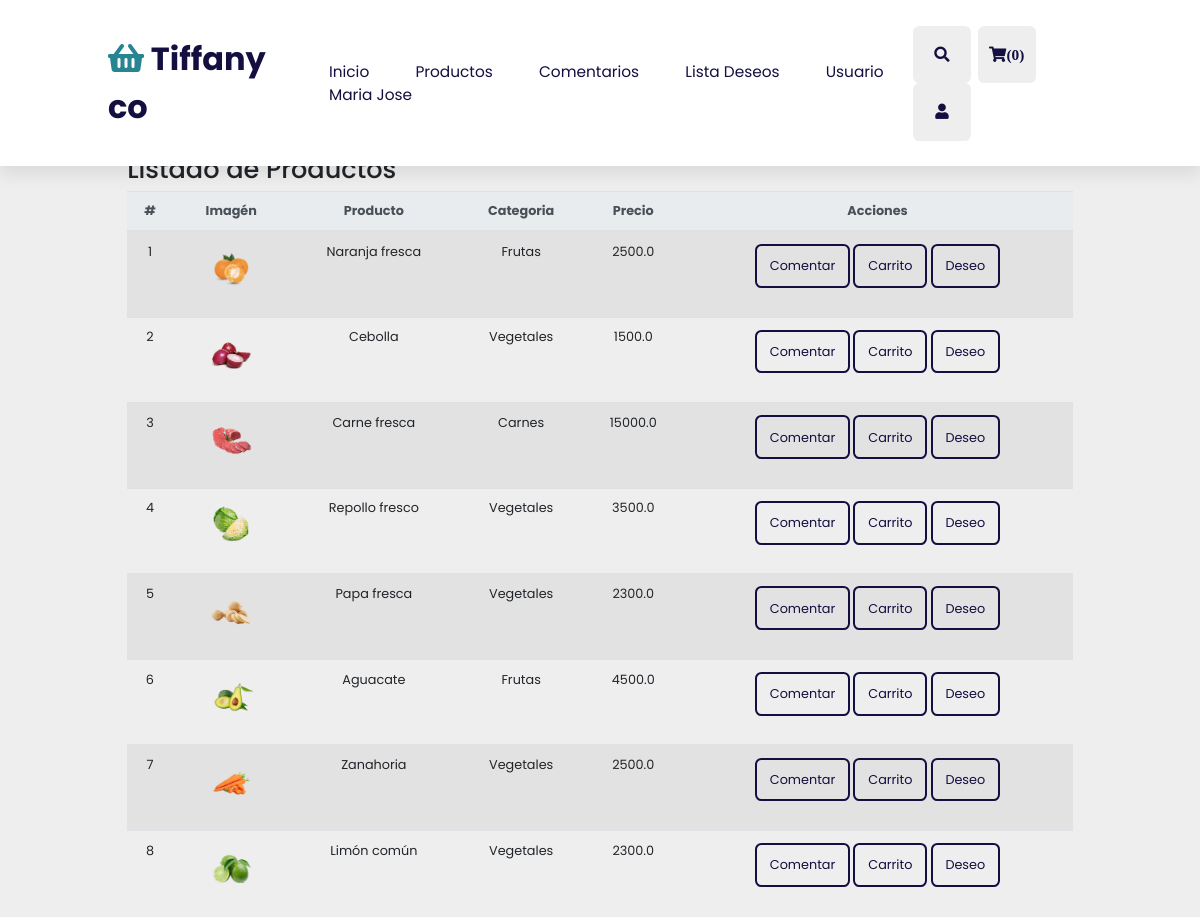
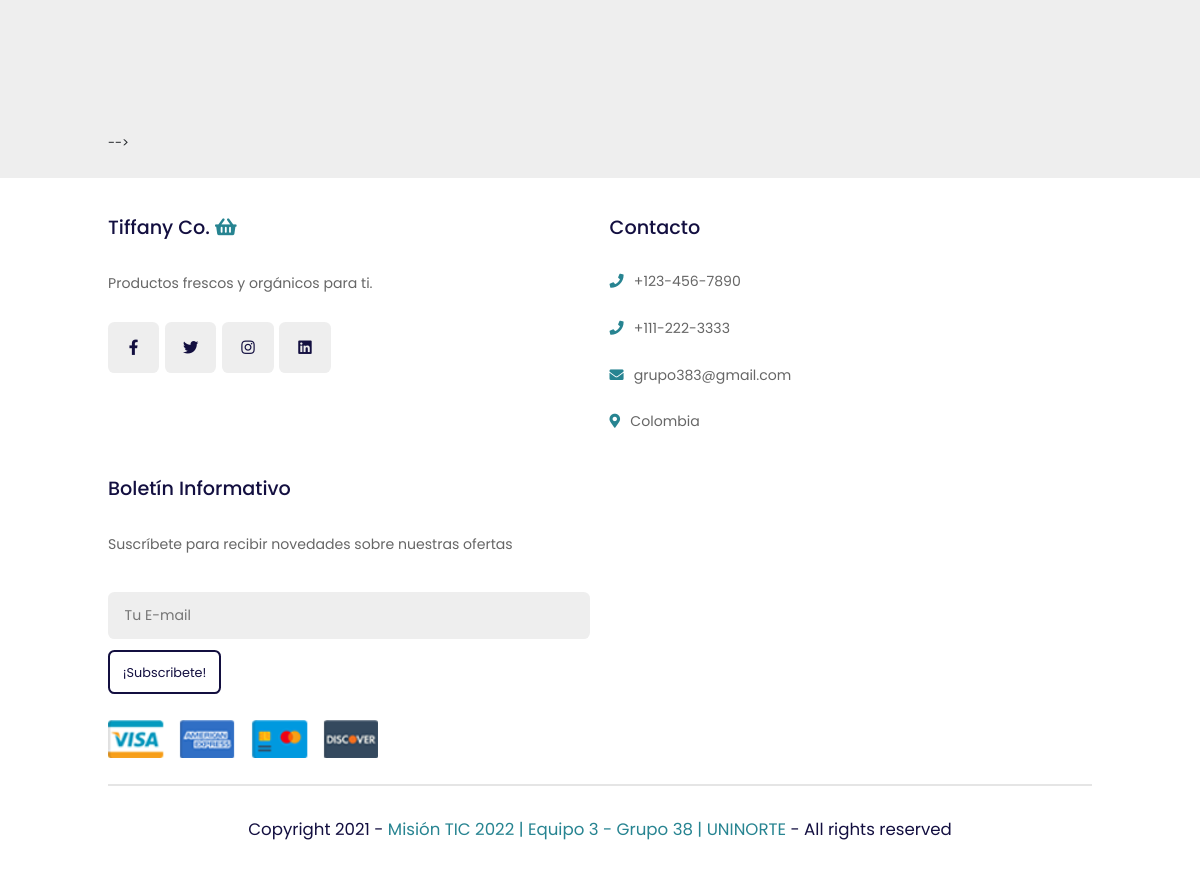
The page /compra (signed in) on the database its author committed (2 pictures, top to bottom).
### app.py (models this page shows)
class Products(db.Model):
    id = db.Column(db.Integer, primary_key=True)
    producto = db.Column(db.String(150), nullable=False)
    categoria = db.Column(db.String(50), nullable=False)
    precio = db.Column(db.Float, default = 0.0)
    stock = db.Column(db.Integer, default=0)
    imagen = db.Column(db.String(150), nullable=False, default='image.jpg')
    comentario = db.relationship('Comentarios', backref='products')
    compra = db.relationship('Compras', backref='products')
    deseo = db.relationship('ListaDeseos', backref='products')

### app.py (the view)
@app.route('/compra')
def compra():
    try:
        if 'usercompra' in session:
            userid = session['userid']
            productos = Products.query.all()
            comentarios = Comentarios.query.filter_by(id_user=userid).all()
            ldeseos = ListaDeseos.query.filter_by(id_user=userid).all()
            return render_template('compra.html', productos=productos, comentarios=comentarios, ldeseos= ldeseos)
    except Exception as e:
        print(e)
    return redirect(url_for('inicio'))

### templates/compra.html (shortened to what this page needs)
<!DOCTYPE html>
<html lang="en">
<head>
    <link rel="stylesheet" href="https://unpkg.com/swiper@7/swiper-bundle.min.css" />
    <link rel="stylesheet" href="https://cdnjs.cloudflare.com/ajax/libs/font-awesome/5.15.4/css/all.min.css">
    <link rel="stylesheet" href="https://maxcdn.bootstrapcdn.com/bootstrap/4.0.0/css/bootstrap.min.css">
    <link rel="stylesheet" href="{{url_for('static', filename='css/style.css') }}">
</head>
<body>
    <header class="header">
        <a href="{{url_for('compra')}}" class="logo"> <i class="fas fa-shopping-basket"></i> Tiffany co </a>
        <nav class="navbar">
            <a href="{{url_for('compra')}}">Inicio</a>
            <a href="#products">Productos</a>
            <a href="" data-toggle="modal" data-target="#modalComenta">Comentarios</a>
            <a href="" data-toggle="modal" data-target="#tabladeseo">Lista Deseos</a>
            <a href="#products">Usuario</a>
            <a href="{{url_for('compra')}}">{{session['usercompra']}}</a>
        </nav>
        <div class="icons">
            <div class="fas fa-search" id="search-btn"></div>
            <div class="fas fa-shopping-cart" id="cart-btn">({{session['Carritocompra']|length}})</div>
            <div class="fas fa-user" id="login-btn"></div>
        </div>
    </header>
    <section class="features">
    </section>
    <section class="products" id="products">
        <div class="container p-4 mt-4">
            <div class="row">
                <div class="col">
                    <h2>Listado de Productos</h2>
                    <table class="table table-striped">
                        <thead class="thead-light">
                            <tr style="text-align: center">
                                <th>#</th>
                                <th>Imagén</th>
                                <th>Producto</th>
                                <th>Categoria</th>
                                <th>Precio</th>
                                <th>Acciones</th>
                            </tr>
                        </thead>
                        <tbody>
                            {% for product in productos %}
                            <tr style="text-align: center">
                                <td>{{loop.index}}</td>
                                <td><img src="{{url_for('static', filename='image/'+product.imagen)}}" height="50"></td>
                                <td>{{product.producto}}</td>
                                <td>{{product.categoria}}</td>
                                <td>{{product.precio}}</td>
                                <td>
                                    <div>
                                        <a href="" class="btn btn-default btn-rounded mb-4" data-toggle="modal" data-target="#modalLoginForm{{product.id}}">Comentar</a>
                                        <a href="" class="btn btn-default btn-rounded mb-4" data-toggle="modal" data-target="#modalcarrito{{product.id}}">Carrito</a>
                                        <a href="" class="btn btn-default btn-rounded mb-4" data-toggle="modal" data-target="#modaldeseo{{product.id}}">Deseo</a>
                                    </div>
                                </td>
                            </tr>
                            {% endfor %}
                        </tbody>
                    </table>
                </div>
            </div>
        </div>
    </section>
    <section class="reviews" id="comentarios">
    </section>
    <section>
         -->
    </section>
    <section class="footer">
        <div class="box-container">
            <div class="box">
                <h3> Tiffany Co. <i class="fas fa-shopping-basket"></i> </h3>
                <p>Productos frescos y orgánicos para ti.</p>
                <div class="share">
                    <a href="#" class="fab fa-facebook-f"></a>
                    <a href="#" class="fab fa-twitter"></a>
                    <a href="#" class="fab fa-instagram"></a>
                    <a href="#" class="fab fa-linkedin"></a>
                </div>
            </div>
            <div class=" box ">
                <h3>Contacto</h3>
                <a href="#" class="links"> <i class="fas fa-phone"></i> +123-456-7890 </a>
                <a href="#" class="links"> <i class="fas fa-phone"></i> +111-222-3333 </a>
                <a href="#" class="links"> <i class="fas fa-envelope"></i> grupo383@gmail.com </a>
                <a href="#" class="links"> <i class="fas fa-map-marker-alt"></i> Colombia </a>
            </div>
            <div class="box">
                <h3>Boletín Informativo </h3>
                <p>Suscríbete para recibir novedades sobre nuestras ofertas</p>
                <input type="email" name=" email_boletin " placeholder=" Tu E-mail " class=" email ">
                <input type="submit" value=" ¡Subscribete! " class=" btn ">
                <img src="{{url_for('static', filename='image/payment.png')}}" class="payment-img" alt=" ">
            </div>
        </div>
        <div class="credit"> Copyright 2021 - <span> Misión TIC 2022 | Equipo 3 - Grupo 38 | UNINORTE</span> - All rights reserved </div>
    </section>
</body>
</html>

### static/css/style.css (style rules this page uses)
:root { --orange:#278491; --black:#130f40; --light-color:#666; --box-shadow:0 .5rem 1.5rem rgba(0,0,0,.1); --border:.2rem solid rgba(0,0,0,.1); --outline:.1rem solid rgba(0,0,0,.1); --outline-hover:.2rem solid var(--black); }
* { font-family: 'Poppins', sans-serif; margin:0; padding:0; box-sizing: border-box; outline: none; border:none; text-decoration: none; transition: all .2s linear; }
html { font-size: 80%; overflow-x: hidden; scroll-behavior: smooth; scroll-padding-top: 7rem; }
body { background:#eee; }
section { padding:2rem 9%; }
.btn { margin-top: .2rem; display: inline-block; padding:.8rem 1rem; font-size: 1rem; border-radius: .5rem; border:.2rem solid var(--black); color:var(--black); cursor: pointer; background: none; }
.header { position: fixed; top:0; left:0; right: 0; z-index: 1000; display: flex; align-items: center; justify-content: space-between; padding:2rem 9%; background:#fff; box-shadow: var(--box-shadow); }
.header .logo { font-size: 2.5rem; font-weight: bolder; color:var(--black); }
.header .logo i { color:var(--orange); }
.header .navbar a { font-size: 1.2rem; margin:0 1rem; color:var(--black); }
.header .icons div { height: 4.5rem; width: 4.5rem; line-height: 4.5rem; border-radius: .5rem; background: #eee; color:var(--black); font-size: 1.2rem; margin-left: .3rem; cursor: pointer; text-align: center; }
.footer { background: #fff; }
.footer .box-container { display: grid; grid-template-columns: repeat(auto-fit, minmax(25rem, 1fr)); gap:1.5rem; }
.footer .box-container .box h3 { font-size: 1.5rem; color:var(--black); padding:1rem 0; }
.footer .box-container .box h3 i { color:var(--orange); }
.footer .box-container .box .links { display: block; font-size: 1.1rem; color:var(--light-color); padding:1rem 0; }
.footer .box-container .box .links i { color:var(--orange); padding-right: .5rem; }
.footer .box-container .box p { line-height: 1.8; font-size: 1.1rem; color:var(--light-color); padding:1rem 0; }
.footer .box-container .box .share a { height:4rem; width:4rem; line-height:4rem; border-radius: .5rem; font-size: 1.2rem; color:var(--black); margin-right: .2rem; background: #eee; text-align: center; }
.footer .box-container .box .email { width: 100%; margin:.7rem 0; padding:1rem; border-radius: .5rem; background: #eee; font-size: 1.1rem; color:var(--black); text-transform: none; }
.footer .box-container .box .payment-img { margin-top: 2rem; height: 3rem; display: block; }
.footer .credit { text-align: center; margin-top: 2rem; padding:1rem; padding-top: 2.5rem; font-size: 1.3rem; color:var(--black); border-top: var(--border); }
.footer .credit span { color:var(--orange); }

### rows shown on the page
Products: imagen (picture), producto "Naranja fresca", categoria "Frutas", precio "2500.0"
Products: imagen (picture), producto "Cebolla", categoria "Vegetales", precio "1500.0"
Products: imagen (picture), producto "Carne fresca", categoria "Carnes", precio "15000.0"
Products: imagen (picture), producto "Repollo fresco", categoria "Vegetales", precio "3500.0"
Products: imagen (picture), producto "Papa fresca", categoria "Vegetales", precio "2300.0"
Products: imagen (picture), producto "Aguacate", categoria "Frutas", precio "4500.0"
Products: imagen (picture), producto "Zanahoria", categoria "Vegetales", precio "2500.0"
Products: imagen (picture), producto "Limón común", categoria "Vegetales", precio "2300.0"

### other values the page prints
{{ session['usercompra'] }} "Maria Jose"
{{ session['Carritocompra']|length }} "0"
